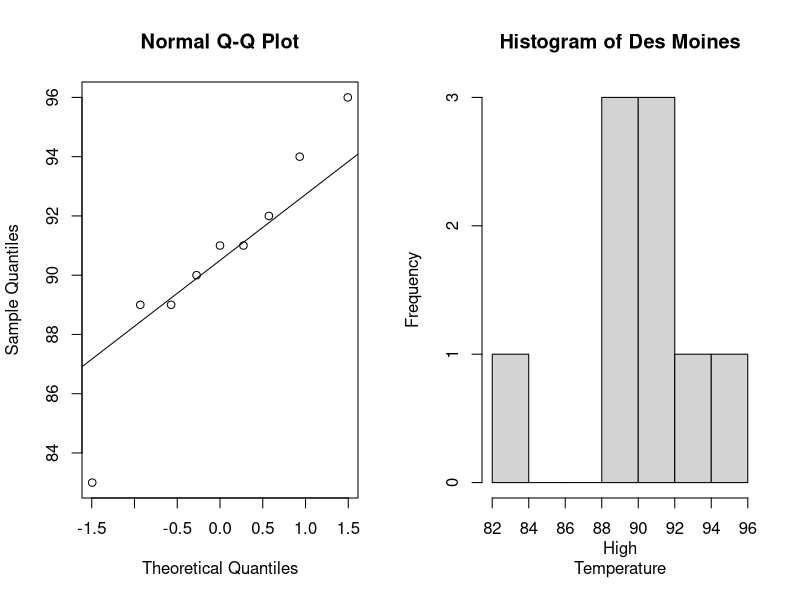
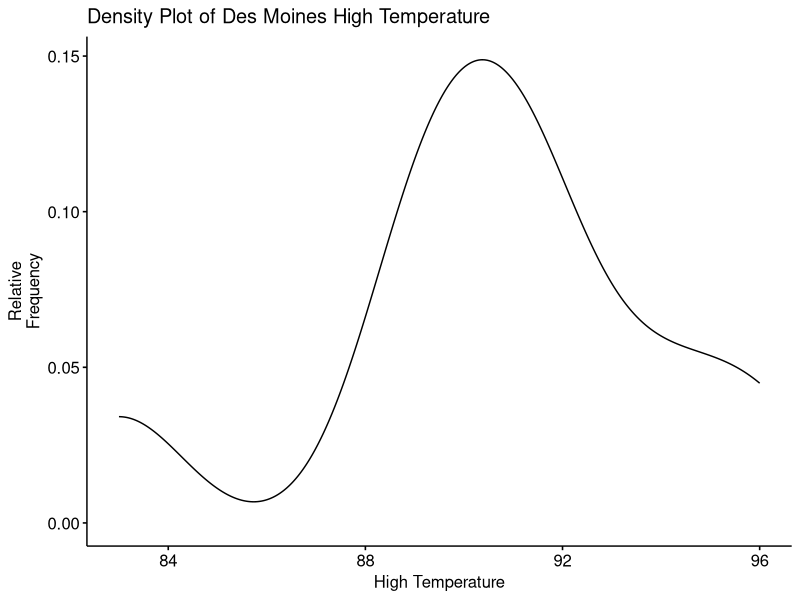
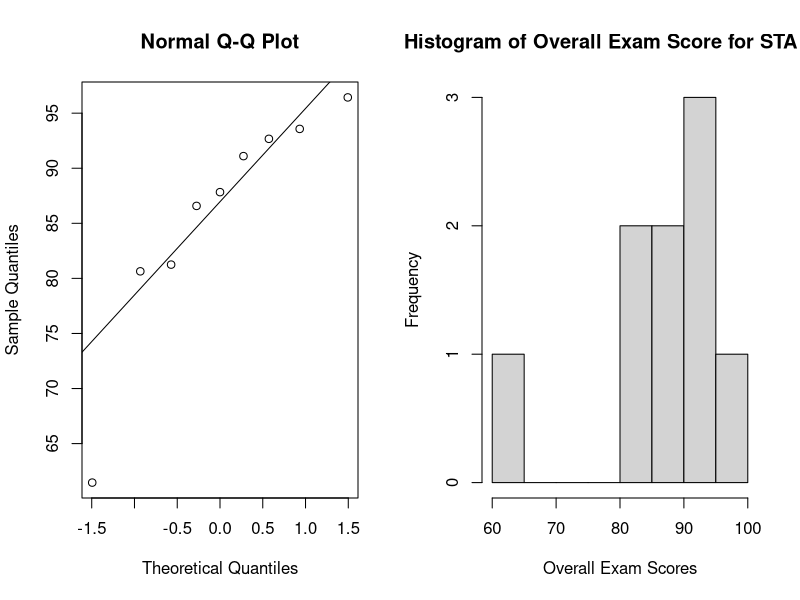
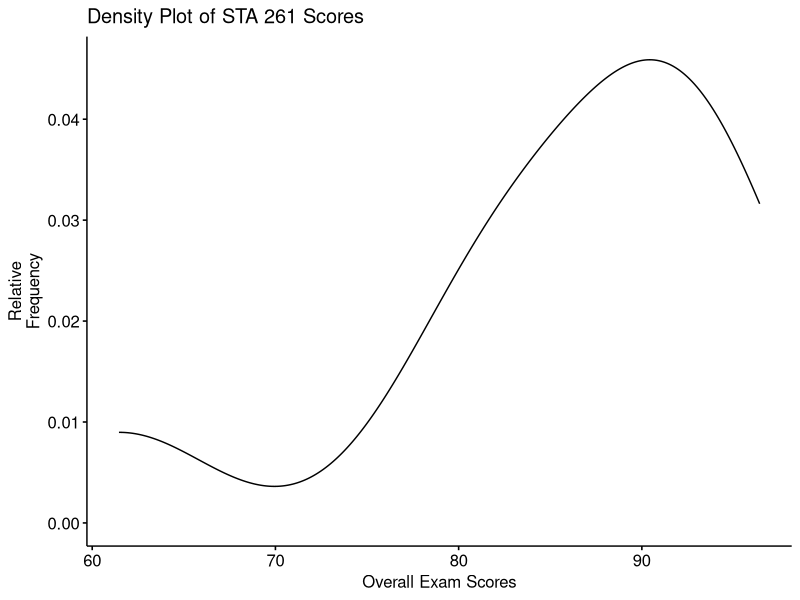
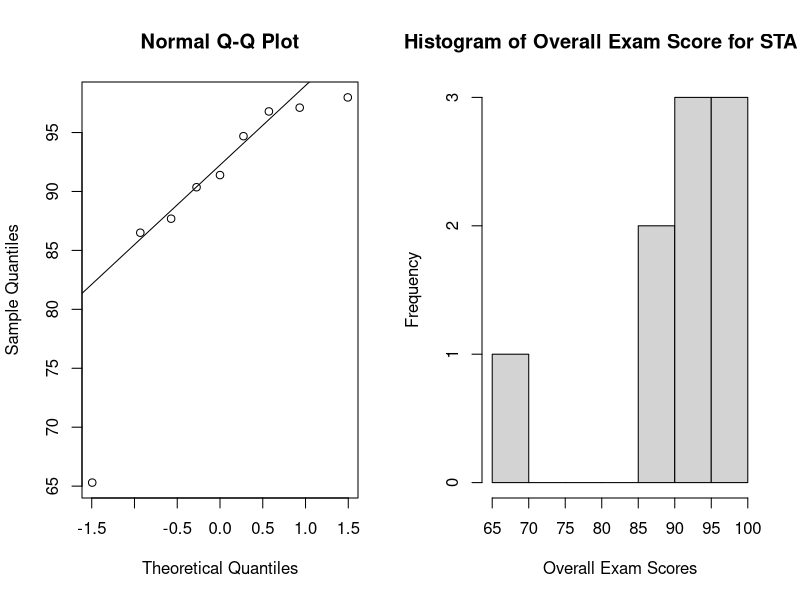
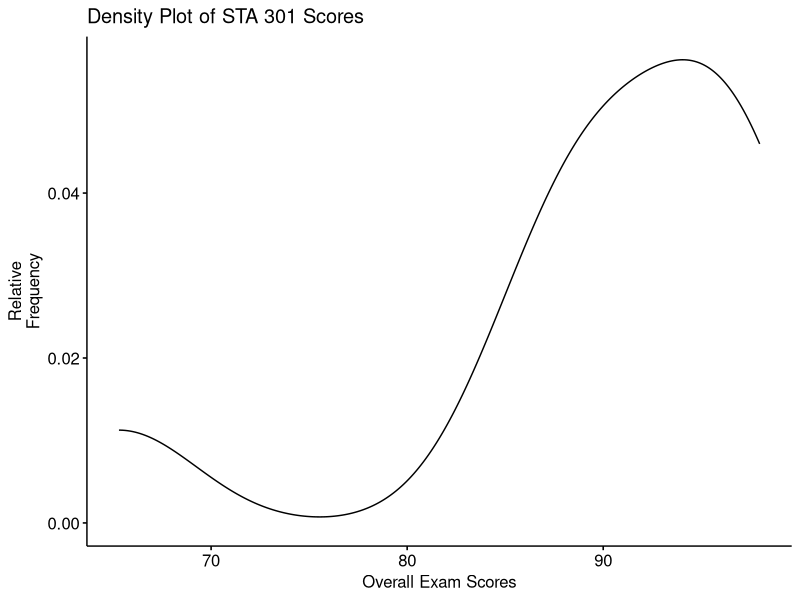

These figures' R source, in order:
## ---- chunk 1
knitr::opts_chunk$set(echo = TRUE)
## ---- chunk 2
# Data
pop1 <- c(83, 91, 94, 89, 89, 96, 91, 92, 90)
pop2 <- c(78, 82, 81, 77, 79, 81, 80, 81)
## ---- chunk 3
# Create graphics to prove that they are not normal
# DO THIS FOR BOTH POPULATIONS:
# Histogram
par(mfrow=c(1,2))
qqnorm(pop1)
qqline(pop1)
hist(pop1, main = "Histogram of Des Moines", xlab = "High
Temperature", ylab = "Frequency")

# Density Plot
library(ggpubr)
ggdensity(pop1, xlab ="High Temperature", ylab="Relative
Frequency", main="Density Plot of Des Moines High Temperature")
## ---- chunk 4
# Compute the test stat in R
library(coin)
library(exactRankTests)

wilcox.exact(pop1, pop2, alternative = "greater", paired = FALSE, conf.level = 0.95)
## ---- chunk 5
# Load Package For Density Plot
library(ggpubr)


# See if data will fit this test for first population
STA261 <- c(81.25, 96.43, 87.83, 86.58, 80.64, 93.57, 61.46, 91.1,
92.67)
par(mfrow=c(1,2))
qqnorm(STA261)
qqline(STA261)
hist(STA261, main = "Histogram of Overall Exam Score for STA 261",
xlab = "Overall Exam Scores", ylab = "Frequency")
ggdensity(STA261, xlab ="Overall Exam Scores", ylab="Relative
Frequency", main="Density Plot of STA 261 Scores")


## See it for the other population
STA301<- c(86.5, 97.98, 90.36, 65.3, 94.69, 87.69, 97.11, 96.79, 91.39)
qqnorm(STA301)
qqline(STA301)
hist(STA301, main = "Histogram of Overall Exam Score for STA 301",
xlab = "Overall Exam Scores", ylab = "Frequency")
ggdensity(STA301, xlab ="Overall Exam Scores", ylab="Relative
Frequency", main="Density Plot of STA 301 Scores")
## ---- chunk 6
dev.STA261 <- STA261 - median(STA261)
dev.STA301 <- STA301 - median(STA301)

### Sets number of sampled permutations = 9999
R <- 9999


### Combine both samples into one vector
all <- c(dev.STA261, dev.STA301)


### Crete indices for the combined vector
k <- 1:length(all)


### Create storage for permuted test statistics
reps <- numeric(R)


### Calculate the observed test statistic value and print it
RMD <- (sum(abs(dev.STA261))/length(dev.STA261))/(sum(abs(dev.STA301))/length(dev.STA301))
RMD


### Generate m indices for the first sample, assign permuted sample for STA 261, assign the rest to sample for STA 301, calculate i-th permuted test statistic.
for (i in 1:R) {
m <- sample(k, size=length(dev.STA261), replace=FALSE)
p.STA261 <- all[m]
p.STA301 <- all[-m]
reps[i] <-
(sum(abs(p.STA261))/length(p.STA261))/(sum(abs(p.STA301))/length(p.STA301))}


### Calculate and print two-tailed p-value
if (RMD > 1) pvalue <- mean(c(RMD , reps) >= RMD) + mean(c(RMD ,reps) <= 1/RMD)

if (RMD < 1) pvalue <- mean(c(RMD , reps) <= RMD) + mean(c(RMD , reps) >= 1/RMD)

### == is a logical operator for exactly equal to
if (RMD == 1) pvalue <- 1

pvalue
## ---- chunk 7
median(STA261)
median(STA301)
STA261 <- STA261 + 3.56
## ---- chunk 8
library(coin)
library(exactRankTests)
ansari.exact(STA261, STA301, alternative = "two.sided")
